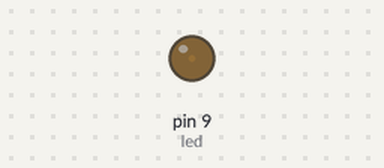
A sketch run on a simulated Arduino Uno, built with avr-gcc and run on an emulated ATmega328P. Parts: output pins drawn as LEDs (lit = HIGH).

Above: at 0.1 s.
At 1.8 s:
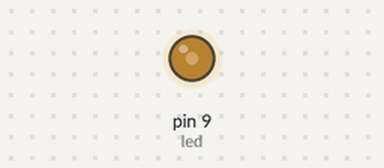
At 2.65 s:
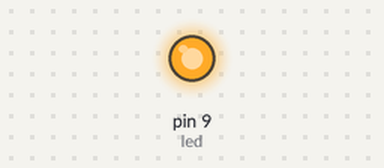
At 3.5 s:
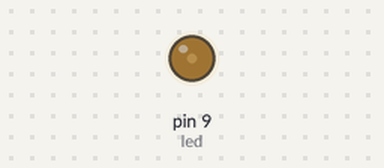
Timing chart, 0 to 5.9 s (numbered marks = the images above):
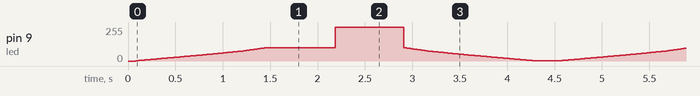

The sketch:

My_Breathing_sleep_LED.ino
```cpp
/*
"Breathing sleep LED, like on a Mac.
Jeremy Saglimbeni 2011
thecustomgeek.com

LED is attached to pin 11 in series with a 5.6K resistor
*/
int i = 0;
int led = 9;
void setup() { // bring the LED up nicely from being off
  for(i = 0 ; i <= 15; i+=1)
  {
    analogWrite(led, i);
    delay(5);
  }
}
void loop()
{
  for(i = 1 ; i <= 255; i+=1)
  {
    analogWrite(led, i);
    if (i > 150) {
      delay(4);
    }
    if ((i > 125) && (i < 151)) {
      delay(5);
    }
    if (( i > 100) && (i < 126)) {
      delay(7);
    }
    if (( i > 75) && (i < 101)) {
      delay(10);
    }
    if (( i > 50) && (i < 76)) {
      delay(14);
    }
    if (( i > 1) && (i < 51)) {
      delay(16);
    }
//    if (( i > 1) && (i < 26)) {
//      delay(18);
//    }
  }
  for(i = 255; i >=1; i-=1)
  {
    analogWrite(led, i);
    if (i > 150) {
      delay(4);
    }
    if ((i > 125) && (i < 151)) {
      delay(5);
    }
    if (( i > 100) && (i < 126)) {
      delay(7);
    }
    if (( i > 75) && (i < 101)) {
      delay(10);
    }
    if (( i > 50) && (i < 76)) {
      delay(14);
    }
    if (( i > 1) && (i < 51)) {
      delay(16);
    }
//    if (( i > 1) && (i < 26)) {
//      delay(18);
//    }
  }
  delay(250);
}
```
